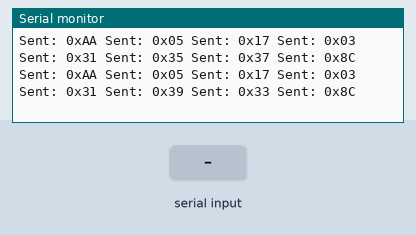
This sketch was run on a simulated Arduino Uno, built with avr-gcc and run on an emulated ATmega328P. Shown: the last lines printed to the serial monitor. The inputs (shaded band) are chosen by the test bench.

Above: at 5.1 s.
5.2 s: "1" received over the second serial link
At 7.7 s:
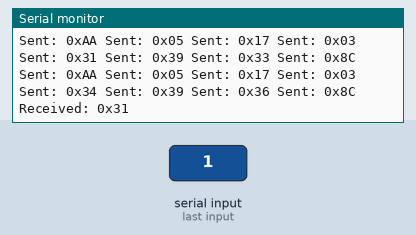
8.1 s: "0" received over the second serial link
At 9.4 s:
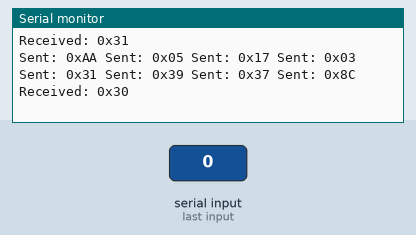
11.0 s: "2" received over the second serial link
At 13.4 s:
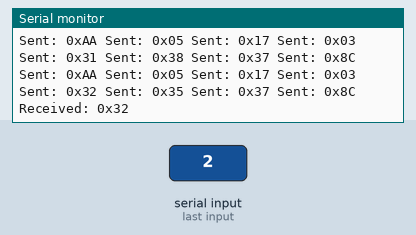

The sketch:

pgs_zone_controller.ino
```cpp
/*
#include <SoftwareSerial.h>

// Define the data packets
byte data_packets[][8] = {
  {0xAA, 0x05, 0x17, 0x03, 0x31, 0x39, 0x37, 0x8C},
  {0xAA, 0x05, 0x17, 0x03, 0x31, 0x35, 0x37, 0x8C},
  {0xAA, 0x05, 0x17, 0x03, 0x31, 0x39, 0x33, 0x8C},
  {0xAA, 0x05, 0x17, 0x03, 0x34, 0x39, 0x36, 0x8C},
  {0xAA, 0x05, 0x17, 0x03, 0x31, 0x39, 0x37, 0x8C},
  {0xAA, 0x05, 0x17, 0x03, 0x31, 0x38, 0x37, 0x8C},
  {0xAA, 0x05, 0x17, 0x03, 0x32, 0x35, 0x37, 0x8C},
  {0xAA, 0x05, 0x17, 0x03, 0x35, 0x39, 0x33, 0x8C},
  {0xAA, 0x05, 0x17, 0x03, 0x34, 0x39, 0x38, 0x8C},
  {0xAA, 0x05, 0x17, 0x03, 0x31, 0x39, 0x33, 0x8C}
};

// Define the number of data packets
#define NUM_PACKETS 10

// Define RS485 pin connections
#define RS485_RX 3
#define RS485_TX 2

// Initialize SoftwareSerial for RS485 communication
SoftwareSerial RS485Serial(RS485_RX, RS485_TX);

void setup() {
  // Initialize serial communication for debugging
  Serial.begin(9600);

  // Initialize RS485 communication
  RS485Serial.begin(9600);
}

void loop() {
  // Loop through the data packets and send them individually
  for (int i = 0; i < NUM_PACKETS; i++) {
    // Send the data packet
    for (int j = 0; j < 8; j++) {
      RS485Serial.write(data_packets[i][j]);
      Serial.print("0x");
      if (data_packets[i][j] < 0x10) {
        Serial.print("0");
      }
      Serial.print(data_packets[i][j], HEX);
      Serial.print(" ");
    }
    Serial.println(); // Print a new line after each packet is sent
    // Delay for 2 seconds between sending packets
    delay(2000);
  }
}
*/
//Example-2 send the request bytes and capture the response
#include <SoftwareSerial.h>

// Define the data packets
byte data_packets[][8] = {
  {0xAA, 0x05, 0x17, 0x03, 0x31, 0x39, 0x37, 0x8C},
  {0xAA, 0x05, 0x17, 0x03, 0x31, 0x35, 0x37, 0x8C},
  {0xAA, 0x05, 0x17, 0x03, 0x31, 0x39, 0x33, 0x8C},
  {0xAA, 0x05, 0x17, 0x03, 0x34, 0x39, 0x36, 0x8C},
  {0xAA, 0x05, 0x17, 0x03, 0x31, 0x39, 0x37, 0x8C},
  {0xAA, 0x05, 0x17, 0x03, 0x31, 0x38, 0x37, 0x8C},
  {0xAA, 0x05, 0x17, 0x03, 0x32, 0x35, 0x37, 0x8C},
  {0xAA, 0x05, 0x17, 0x03, 0x35, 0x39, 0x33, 0x8C},
  {0xAA, 0x05, 0x17, 0x03, 0x34, 0x39, 0x38, 0x8C},
  {0xAA, 0x05, 0x17, 0x03, 0x31, 0x39, 0x33, 0x8C}
};

// Define the number of data packets
#define NUM_PACKETS 10

// Define RS485 pin connections
#define RS485_RX 3
#define RS485_TX 2

// Initialize SoftwareSerial for RS485 communication
SoftwareSerial RS485Serial(RS485_RX, RS485_TX);

void setup() {
  // Initialize serial communication for debugging
  Serial.begin(9600);

  // Initialize RS485 communication
  RS485Serial.begin(9600);
}

void loop() {
  // Loop through the data packets and send them individually
  for (int i = 0; i < NUM_PACKETS; i++) {
    // Send the data packet
    for (int j = 0; j < 8; j++) {
      RS485Serial.write(data_packets[i][j]);
      Serial.print("Sent: 0x");
      if (data_packets[i][j] < 0x10) {
        Serial.print("0");
      }
      Serial.print(data_packets[i][j], HEX);
      Serial.print(" ");
    }
    Serial.println(); // Print a new line after each packet is sent

    // Capture and print response
    delay(100); // Allow some time for response to arrive
    while (RS485Serial.available()) {
      byte responseByte = RS485Serial.read();
      Serial.print("Received: 0x");
      if (responseByte < 0x10) {
        Serial.print("0");
      }
      Serial.print(responseByte, HEX);
      Serial.print(" ");
    }
    Serial.println(); // Print a new line after capturing response

    // Delay for 2 seconds between sending packets
    delay(2000);
  }
}
```

Measured:
- after the input at 5.2 s, the serial monitor: prints a new line after 1.3 s (image 1)
- after the input at 8.1 s, the serial monitor: prints a new line after 0.54 s (image 2)
- after the input at 11.0 s, the serial monitor: prints a new line after 1.9 s (image 3)
